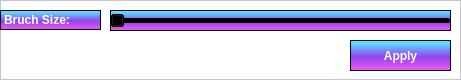
    <widget class="QFrame" name="OilFrame">
     <property name="geometry">
      <rect>
       <x>590</x>
       <y>570</y>
       <width>461</width>
       <height>80</height>
      </rect>
     </property>
     <property name="styleSheet">
      <string notr="true">border-style: solid;
border-color: #c6c6c6;
border-style: solid;
border-width: 0.5px;
font-weight: bold;background-color: rgb(255, 255, 255)</string>
     </property>
     <property name="frameShape">
      <enum>QFrame::StyledPanel</enum>
     </property>
     <property name="frameShadow">
      <enum>QFrame::Raised</enum>
     </property>
     <widget class="QPushButton" name="OilButton_3">
      <property name="geometry">
       <rect>
        <x>350</x>
        <y>40</y>
        <width>101</width>
        <height>31</height>
       </rect>
      </property>
      <property name="styleSheet">
       <string notr="true">background-color: qlineargradient(spread:repeat, x1:1, y1:0, x2:1, y2:1, stop:0.100962 rgba(92, 220, 255, 1),stop:0.543269 rgba(147, 67, 239, 1),stop:1 rgba(241, 91, 238, 1));
border-style: solid;
border-width: 0.5px;
color: #ffffff;
border-color: #000000;
font-weight: bold;
selection-background-color: #3b7e48;
font: 800 italic bold 17pt &quot;Times New Roman&quot;;
</string>
      </property>
      <property name="text">
       <string>Apply</string>
      </property>
     </widget>
     <widget class="QSlider" name="BruchSizeSlider">
      <property name="geometry">
       <rect>
        <x>110</x>
        <y>10</y>
        <width>341</width>
        <height>21</height>
       </rect>
      </property>
      <property name="styleSheet">
       <string notr="true">background-color: qlineargradient(spread:repeat, x1:1, y1:0, x2:1, y2:1, stop:0.100962 rgba(92, 220, 255, 1),stop:0.543269 rgba(147, 67, 239, 1),stop:1 rgba(241, 91, 238, 1));
border-style: solid;
border-width: 0.5px;
color: #ffffff;
border-color: #000000;
font-weight: bold;
selection-background-color: #3b7e48;
font: 800 italic bold 17pt &quot;Times New Roman&quot;;
background-color: qlineargradient(spread:repeat, x1:1, y1:0, x2:1, y2:1, stop:0.100962 rgba(92, 220, 255, 1),stop:0.543269 rgba(147, 67, 239, 1),stop:1 rgba(241, 91, 238, 1));
font: 700 italic 17pt &quot;Times New Roman&quot;;</string>
      </property>
      <property name="maximum">
       <number>5</number>
      </property>
      <property name="pageStep">
       <number>1</number>
      </property>
      <property name="orientation">
       <enum>Qt::Horizontal</enum>
      </property>
     </widget>
     <widget class="QLabel" name="label_2">
      <property name="geometry">
       <rect>
        <x>0</x>
        <y>10</y>
        <width>101</width>
        <height>20</height>
       </rect>
      </property>
      <property name="styleSheet">
       <string notr="true">background-color: qlineargradient(spread:repeat, x1:1, y1:0, x2:1, y2:1, stop:0.100962 rgba(92, 220, 255, 1),stop:0.543269 rgba(147, 67, 239, 1),stop:1 rgba(241, 91, 238, 1));
border-style: solid;
border-width: 0.5px;
color: #ffffff;
border-color: #000000;
font-weight: bold;
selection-background-color: #3b7e48;
font: 800 italic bold 11pt &quot;Times New Roman&quot;;
</string>
      </property>
      <property name="text">
       <string>Bruch Size:</string>
      </property>
     </widget>
    </widget>
